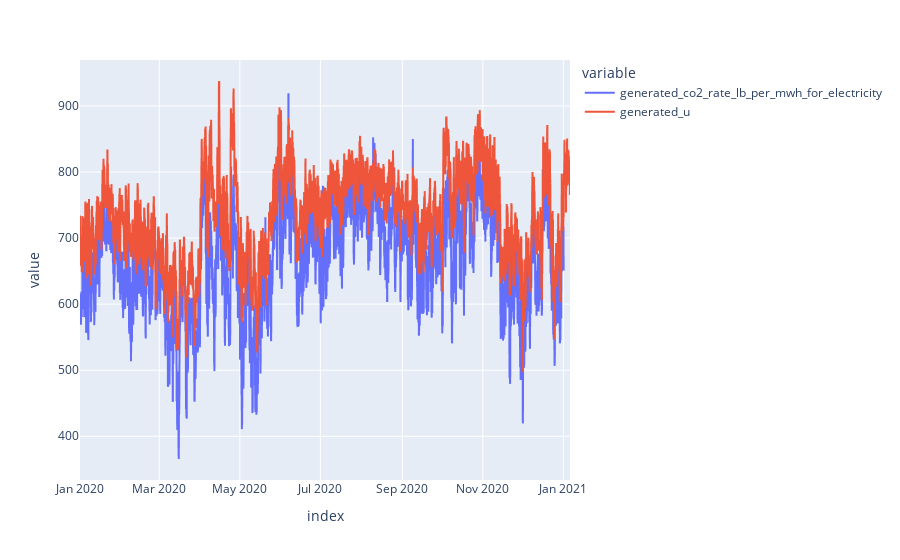

The code cell stored with this chart in its notebook:
### Code cell
px.line(all_dat, x=all_dat.index, y=["generated_co2_rate_lb_per_mwh_for_electricity", "generated_u"])

### Figure 1 — Plotly figure (JSON) as saved in the notebook; plotly's stock layout.template omitted (floating-point values rounded to 4 significant figures; data arrays with more than 128 entries replaced by an {"elided": "..."} marker saying what was removed)
{"data": [{"hovertemplate": "variable=generated_co2_rate_lb_per_mwh_for_electricity<br>index=%{x}<br>value=%{y}<extra></extra>", "legendgroup": "generated_co2_rate_lb_per_mwh_for_electricity", "line": {"color": "#636efa", "dash": "solid"}, "marker": {"symbol": "circle"}, "mode": "lines", "name": "generated_co2_rate_lb_per_mwh_for_electricity", "showlegend": true, "type": "scattergl", "x": {"elided": "8905 str values"}, "xaxis": "x", "y": {"elided": "8905 float values"}, "yaxis": "y"}, {"hovertemplate": "variable=generated_u<br>index=%{x}<br>value=%{y}<extra></extra>", "legendgroup": "generated_u", "line": {"color": "#EF553B", "dash": "solid"}, "marker": {"symbol": "circle"}, "mode": "lines", "name": "generated_u", "showlegend": true, "type": "scattergl", "x": {"elided": "8905 str values"}, "xaxis": "x", "y": {"elided": "8905 float values"}, "yaxis": "y"}], "layout": {"legend": {"title": {"text": "variable"}, "tracegroupgap": 0}, "margin": {"t": 60}, "xaxis": {"anchor": "y", "domain": [0, 1], "title": {"text": "index"}}, "yaxis": {"anchor": "x", "domain": [0, 1], "title": {"text": "value"}}}}
